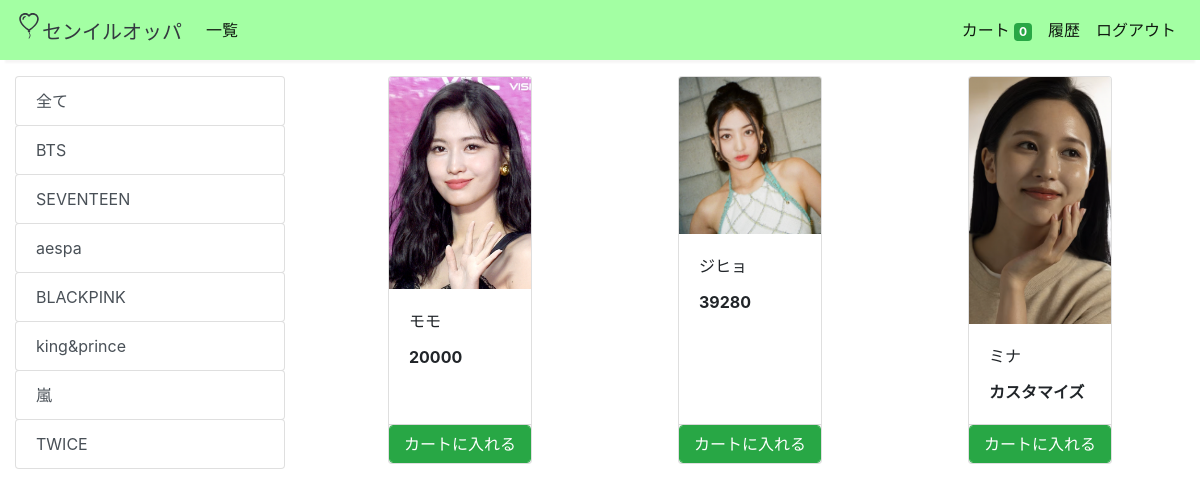
Screenshot of /store?category=37 (signed in) with the database file from the repository.
### store/models/category.py (models this page shows, shortened)
class Category(models.Model):
    name= models.CharField(max_length=50)
    @staticmethod
    def get_all_categories():
        return Category.objects.all()

### store/models/product.py (models this page shows, shortened)
class Products(models.Model):
    name = models.CharField(max_length=60)
    price= models.CharField(max_length=60)
    category= models.ForeignKey(Category,on_delete=models.CASCADE,default=1 )
    description= models.CharField(max_length=250, default='', blank=True, null= True)
    image= models.ImageField(upload_to='uploads/products/')
    URL = models.CharField(max_length=60)
    @staticmethod
    def get_all_products_by_categoryid(category_id):
        if category_id:
            return Products.objects.filter (category=category_id)
        else:
            return Products.get_all_products();

### store/views/home.py (the view)
# urls.py: path('' , include('store.urls')),
def store(request):
    cart = request.session.get('cart')
    if not cart:
        request.session['cart'] = {}
    products = None
    categories = Category.get_all_categories()
    categoryID = request.GET.get('category')
    if categoryID:
        products = Products.get_all_products_by_categoryid(categoryID)
    else:
        products = Products.get_all_products();
    data = {}
    data['products'] = products
    data['categories'] = categories
    print('you are : ', request.session.get('email'))
    return render(request, 'index.html', data)

### store/templatetags/cart.py (called while the page is built)
@register.filter (name='is_in_cart')
def is_in_cart(product, cart):
    keys = cart.keys ()
    for id in keys:
        if int (id) == product.id:
            return True
    return False;

### store/templatetags/custom_filter.py (called while the page is built)
@register.filter(name='currency')
def currency(number):
    return str(number)

### store/templates/index.html (shortened to what this page needs)
{% extends 'base.html' %}
{% block content %}
{% load cart %}
{% load custom_filter %}
<div class="container-fluid mt-3">
	<div class="row">
		<div class="col-lg-3 mx-auto">
			<div class="list-group">
				<a href="/" class="list-group-item list-group-item-action btn btn-outline-success">全て</a>
				{% for category in categories %}
				<a href="/?category={{category.id}}"
					class="list-group-item list-group-item-action btn btn-outline-success ">{{category.name}}</a>
				{% endfor %}
			</div>
		</div>
		<div id='products' class="col-lg-9 mx-auto">
			<div class="row mx-auto">
				{% for product in products %}
				<div class="card mx-auto mb-3" id={{product.id}} style="width: 9rem;">
					<img class="card-img-top" src="{{product.image.url}}" alt="Card image cap">
					<div class="card-body">
						<p class="card-title">{{product.name}}</p>
						<p class="card-text"><b>{{product.price|currency}}</b></p>
					</div>
					<div class="card-footer p-0 no-gutters">
						{% if product|is_in_cart:request.session.cart %}
						<div class="row no-gutters">
							<form action="/#{{product.id}}" class="col-2 " method="post">
								{% csrf_token %}
								<input hidden type="text" name='product' value='{{product.id}}'>
								<input hidden type="text" name='remove' value='True'>
								<input type="submit" value=" - " class="btn btn-block btn-success border-right">
							</form>
							<div class="text-center col btn btn-success">{{product|cart_quantity:request.session.cart}} in Cart</div>
							<form action="/#{{product.id}}" class="col-2 " method="post">
								{% csrf_token %}
								<input hidden type="text" name='product' value='{{product.id}}'>
								<input type="submit" value=" + " class="btn btn-block btn-success border-left">
							</form>
						</div>
						{% else %}
						<form action="/#{{product.id}}" method="POST" class="btn-block">
							<input type="submit" class="float-right btn btn-success form-control"
								value="カートに入れる">
						</form>
						{% endif %}
					</div>
				</div>
				{% endfor %}
			</div>
		</div>
	</div>
</div>
{% endblock %}

### rows the page displays
Category: name "BTS"
Category: name "SEVENTEEN"
Category: name "aespa"
Category: name "BLACKPINK"
Category: name "king&prince"
Category: name "嵐"
Category: name "TWICE"
Products: image (picture), name "モモ", price "20000"
Products: image (picture), name "ジヒョ", price "39280"
Products: image (picture), name "ミナ", price "カスタマイズ"

### other values shown
{{ request.session.cart.keys|length }} "0"
